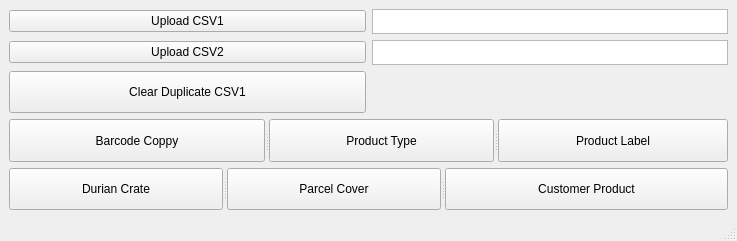
<?xml version="1.0" encoding="UTF-8"?>
<ui version="4.0">
 <class>MainWindow</class>
 <widget class="QMainWindow" name="MainWindow">
  <property name="geometry">
   <rect>
    <x>0</x>
    <y>0</y>
    <width>737</width>
    <height>241</height>
   </rect>
  </property>
  <property name="windowTitle">
   <string>MainWindow</string>
  </property>
  <widget class="QWidget" name="centralwidget">
   <layout class="QGridLayout" name="gridLayout">
    <item row="5" column="0" colspan="2">
     <widget class="QSplitter" name="splitter">
      <property name="orientation">
       <enum>Qt::Horizontal</enum>
      </property>
      <widget class="QPushButton" name="pushButton_3">
       <property name="sizePolicy">
        <sizepolicy hsizetype="Minimum" vsizetype="Minimum">
         <horstretch>0</horstretch>
         <verstretch>0</verstretch>
        </sizepolicy>
       </property>
       <property name="maximumSize">
        <size>
         <width>500</width>
         <height>16777215</height>
        </size>
       </property>
       <property name="text">
        <string>Barcode Coppy</string>
       </property>
      </widget>
      <widget class="QPushButton" name="pushButton_4">
       <property name="sizePolicy">
        <sizepolicy hsizetype="Minimum" vsizetype="Minimum">
         <horstretch>0</horstretch>
         <verstretch>0</verstretch>
        </sizepolicy>
       </property>
       <property name="maximumSize">
        <size>
         <width>500</width>
         <height>16777215</height>
        </size>
       </property>
       <property name="text">
        <string>Product Type</string>
       </property>
      </widget>
      <widget class="QPushButton" name="pushButton_5">
       <property name="sizePolicy">
        <sizepolicy hsizetype="Minimum" vsizetype="Minimum">
         <horstretch>0</horstretch>
         <verstretch>0</verstretch>
        </sizepolicy>
       </property>
       <property name="maximumSize">
        <size>
         <width>500</width>
         <height>16777215</height>
        </size>
       </property>
       <property name="text">
        <string>Product Label</string>
       </property>
      </widget>
     </widget>
    </item>
    <item row="6" column="0" colspan="2">
     <widget class="QSplitter" name="splitter_2">
      <property name="orientation">
       <enum>Qt::Horizontal</enum>
      </property>
      <widget class="QPushButton" name="pushButton_6">
       <property name="sizePolicy">
        <sizepolicy hsizetype="Minimum" vsizetype="Minimum">
         <horstretch>0</horstretch>
         <verstretch>0</verstretch>
        </sizepolicy>
       </property>
       <property name="maximumSize">
        <size>
         <width>500</width>
         <height>16777215</height>
        </size>
       </property>
       <property name="text">
        <string>Durian Crate</string>
       </property>
      </widget>
      <widget class="QPushButton" name="pushButton_7">
       <property name="sizePolicy">
        <sizepolicy hsizetype="Minimum" vsizetype="Minimum">
         <horstretch>0</horstretch>
         <verstretch>0</verstretch>
        </sizepolicy>
       </property>
       <property name="maximumSize">
        <size>
         <width>500</width>
         <height>16777215</height>
        </size>
       </property>
       <property name="text">
        <string>Parcel Cover</string>
       </property>
      </widget>
      <widget class="QPushButton" name="pushButton_8">
       <property name="sizePolicy">
        <sizepolicy hsizetype="Minimum" vsizetype="Minimum">
         <horstretch>0</horstretch>
         <verstretch>0</verstretch>
        </sizepolicy>
       </property>
       <property name="maximumSize">
        <size>
         <width>500</width>
         <height>16777215</height>
        </size>
       </property>
       <property name="text">
        <string>Customer Product</string>
       </property>
      </widget>
     </widget>
    </item>
    <item row="0" column="0">
     <widget class="QPushButton" name="pushButton">
      <property name="text">
       <string>Upload CSV1</string>
      </property>
     </widget>
    </item>
    <item row="4" column="0">
     <widget class="QPushButton" name="pushButton_9">
      <property name="sizePolicy">
       <sizepolicy hsizetype="Minimum" vsizetype="Minimum">
        <horstretch>0</horstretch>
        <verstretch>0</verstretch>
       </sizepolicy>
      </property>
      <property name="text">
       <string> Clear Duplicate CSV1 </string>
      </property>
     </widget>
    </item>
    <item row="0" column="1">
     <widget class="QTextBrowser" name="textBrowser">
      <property name="sizePolicy">
       <sizepolicy hsizetype="Fixed" vsizetype="Fixed">
        <horstretch>0</horstretch>
        <verstretch>0</verstretch>
       </sizepolicy>
      </property>
      <property name="maximumSize">
       <size>
        <width>100000</width>
        <height>25</height>
       </size>
      </property>
     </widget>
    </item>
    <item row="2" column="0">
     <widget class="QPushButton" name="pushButton_2">
      <property name="text">
       <string>Upload CSV2</string>
      </property>
     </widget>
    </item>
    <item row="2" column="1">
     <widget class="QTextBrowser" name="textBrowser_2">
      <property name="sizePolicy">
       <sizepolicy hsizetype="Fixed" vsizetype="Fixed">
        <horstretch>0</horstretch>
        <verstretch>0</verstretch>
       </sizepolicy>
      </property>
      <property name="maximumSize">
       <size>
        <width>100000</width>
        <height>25</height>
       </size>
      </property>
     </widget>
    </item>
   </layout>
  </widget>
  <widget class="QMenuBar" name="menubar">
   <property name="geometry">
    <rect>
     <x>0</x>
     <y>0</y>
     <width>737</width>
     <height>21</height>
    </rect>
   </property>
  </widget>
  <widget class="QStatusBar" name="statusbar"/>
 </widget>
 <resources/>
 <connections/>
</ui>
